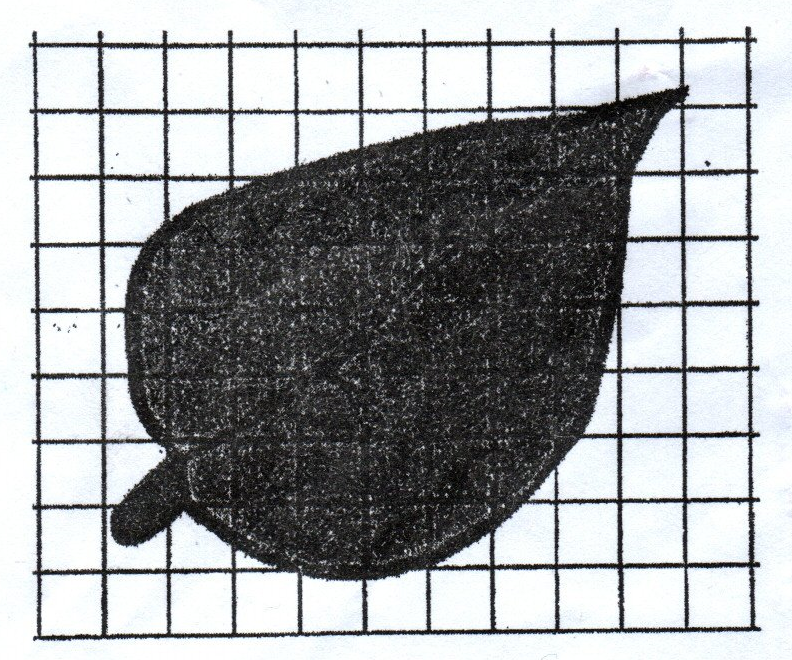
#> input picture vision/leaf.png, 792 x 660 px
$ jupyter execute --allow-errors leaf-area.ipynb
#> lines starting #> are read from the running program, lines starting #| are printed output that depends on the picture; after the words box and inside, x2 and y2 are one past the last pixel; in counts of white or black regions, pixels touching at a corner belong together
# 估算树叶的面积

[cell 1]
import cv2
import numpy as np
from matplotlib import pyplot as plt

[cell 2]
img = cv2.imread('leaf.png')
#> img is the input picture: shape (660, 792, 3); mean B, G, R 163.2, 161.6, 159.1
img.shape
#> Out = (660, 792, 3)

[cell 3]
plt.imshow(img)

[cell 4]
gray = cv2.cvtColor(img, cv2.COLOR_BGR2GRAY)
cv2.normalize(gray, gray, 0, 255, cv2.NORM_MINMAX)
plt.imshow(gray, cmap = 'gray')

[cell 5]
blur = cv2.GaussianBlur(gray, (11, 11), 11)
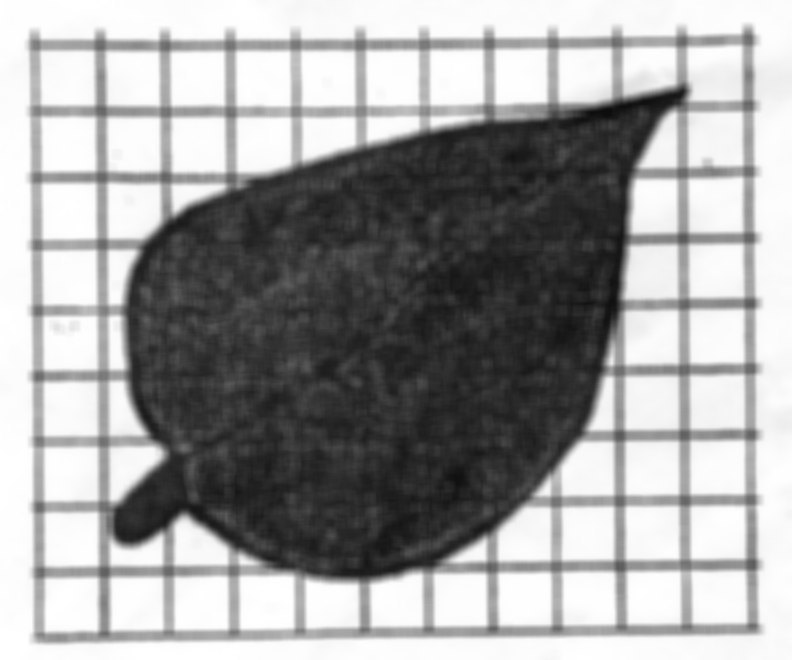
#> blur: shape (660, 792); min 12, max 255, mean 161.1
plt.imshow(blur, cmap = 'gray')

[cell 6]
canny = cv2.Canny(blur, 100, 200, 3)
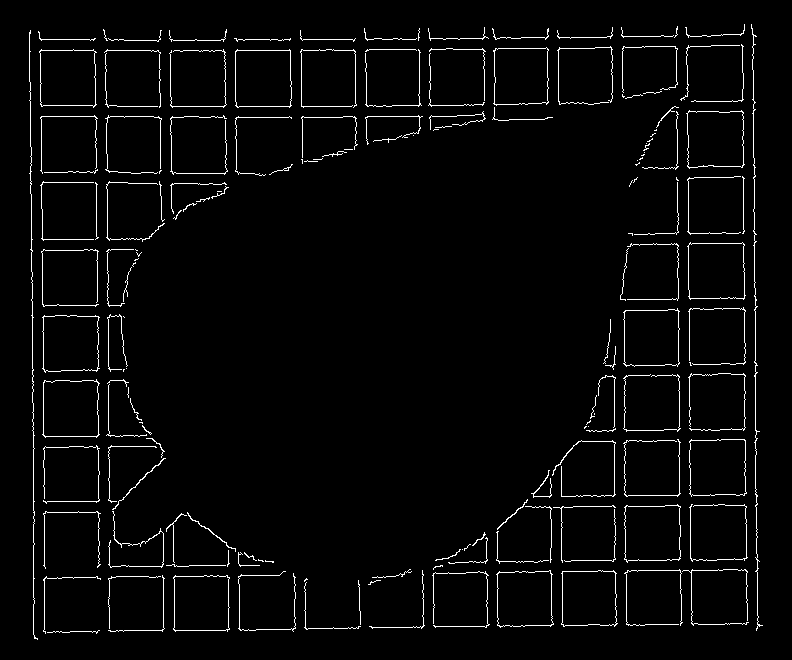
#> canny: shape (660, 792); 3% white in thin lines or dots, all inside (x1, y1, x2, y2) = (29, 24, 763, 640)
plt.imshow(canny, cmap = 'gray') #, interpolation='bicubic')

[cell 7]
ret, bin = cv2.threshold(blur, 200, 240, cv2.THRESH_BINARY)
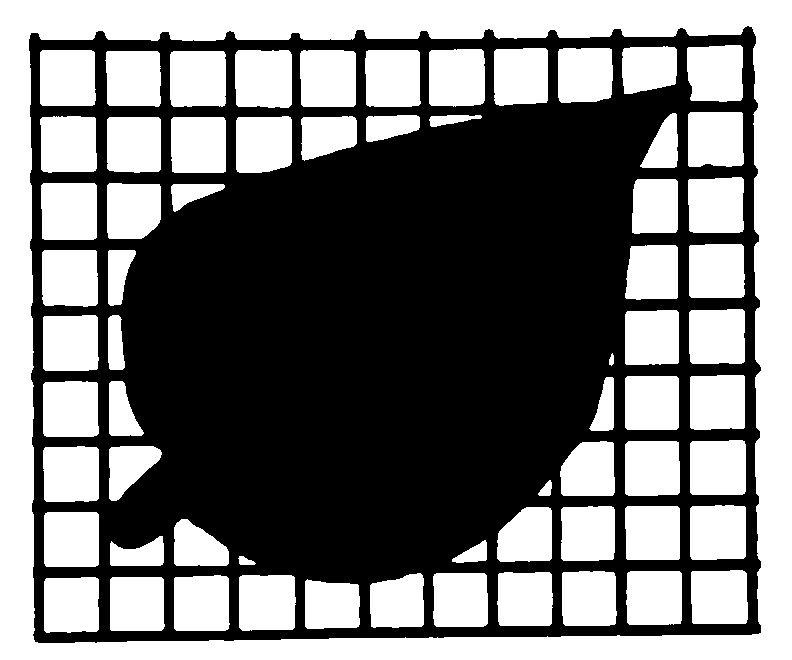
#> bin: shape (660, 792); values 0 (black) and 240 (white), 47.2% white; 66 white regions
plt.imshow(bin, cmap = 'gray') #, interpolation='bicubic')

[cell 8]
#contours, hierarchy = cv2.findContours(edges,cv2.RETR_TREE,cv2.CHAIN_APPROX_SIMPLE)
contours, hierarchy = cv2.findContours(bin,cv2.RETR_LIST,cv2.CHAIN_APPROX_NONE)
#> contours = 67 contours; largest, box (x1, y1, x2, y2) and area: (0, 0, 792, 660) 521269, (28, 25, 762, 644) 436086, (235, 50, 292, 108) 3100, (41, 183, 97, 240) 3041, (300, 50, 356, 107) 3029
contours0 = contours
#> contours0 has the same summary as contours
print(len(contours))
#| 67
imgc = np.zeros_like(img)
cv2.drawContours(imgc, contours, -1, (0,255,0), 3)
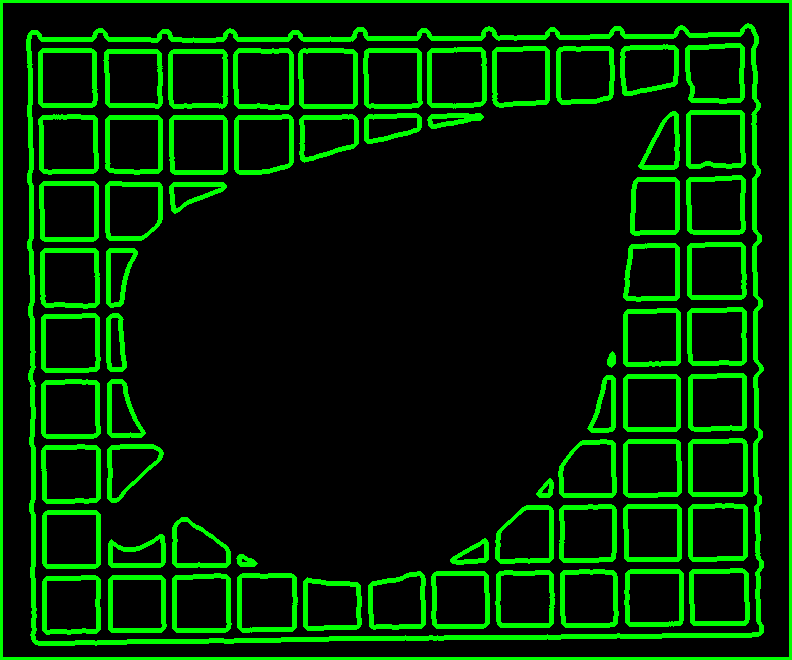
#> imgc: shape (660, 792, 3); mean of channels 0, 1, 2 0, 40, 0; drawn as B, G, R
plt.imshow(imgc, cmap = 'gray')

#> (a cell that did not finish here is left out)

[cell 10]
def cnt_area(cnt):
  area = cv2.contourArea(cnt)
#> area = 2399
  return area

[cell 11]
contours.sort(key = cnt_area, reverse=True)
areas = list(map(cnt_area, contours))
#> areas = 67 values, max 521269 at index 0, min 33.5 at index 66, mean 16570.6
maxarea = areas[5]
#> maxarea = 3023
halfarea = maxarea / 2
#> halfarea = 1511.5
maxarea
#> Out = 3023

[cell 12]
areas
#> Out has the same summary as areas

[cell 13]
bigcells = sum(list(map(lambda x: 1 if x > halfarea else 0, areas)))
#> bigcells = 54
bigcells
#> Out = 54

[cell 14]
leafarea = 11 * 9 - bigcells
#> leafarea = 45
leafarea
#> Out = 45

[cell 15]
plt.figure(figsize=(16,32))
total = 48
ncols = 4
nrows = (total + ncols - 1) // ncols
index = 0
imgt = np.full_like(img, 255)
for i in range(len(contours0)):
    area = cv2.contourArea(contours[i])
    if area < halfarea or area > maxarea * 2:
        continue
    cv2.drawContours(imgt, contours0, i, (0,0,0), 3)
    index += 1
    plt.subplot(nrows, ncols, index)
    plt.imshow(imgt, interpolation='bicubic')
    plt.title(area), plt.xticks([]), plt.yticks([])
    if index == total:
        break
#> this loop made 50 passes
#> area on passes 1 to 12: 521269, 436086.5, 3100.5, 3041, 3029, 3023, 2981.5, 2971.5, 2970.5, 2969.5, 2968, 2957.5
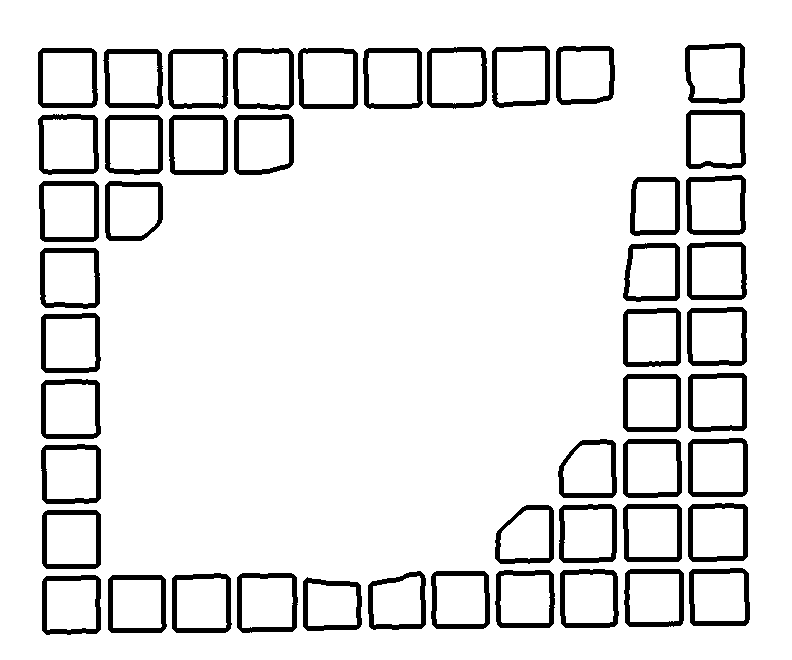
#> imgt: shape (660, 792, 3); 90.6% white; 48 black regions, largest, box (x1, y1, x2, y2) and area: (39, 181, 99, 242) 1067, (233, 48, 294, 110) 1065, (298, 48, 358, 109) 1058
#> after the loop, index = 48

plt.show()
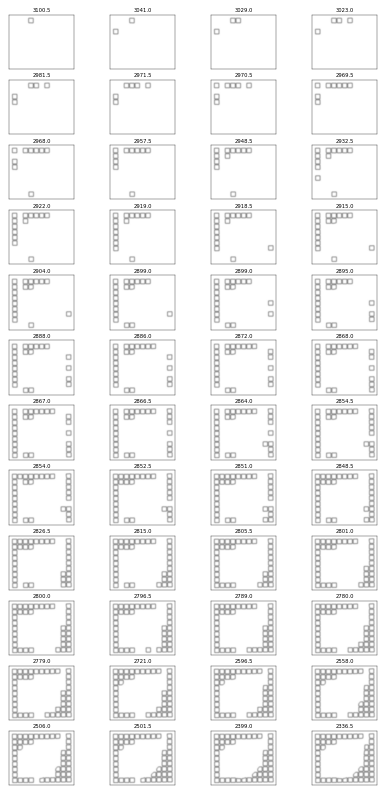
#> figure drawn by matplotlib, 48 panels

### 连通域

[cell 16]
num, labels, stats, centroids = cv2.connectedComponentsWithStats(bin, connectivity=8, ltype=None)
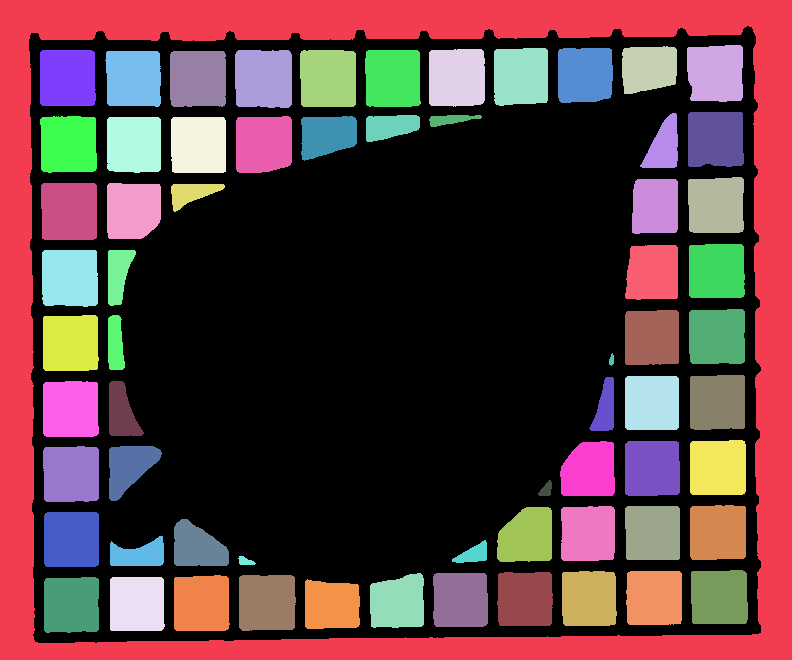
#> labels: shape (660, 792) int32; 67 distinct labels, from 0 to 66; one colour per label, 0 black
#> num = 67; stats = 67 rows, first 6: [29, 26, 732, 617, 275790], [0, 0, 792, 660, 88005], [687, 45, 56, 57, 2972], [622, 46, 55, 48, 2309], [429, 49, 56, 58, 3129], [494, 48, 54, 58, 2991]; centroids = 67 pairs, first value 67.08 to 718.9, second value 67.9 to 604.8

[cell 17]
num
#> Out = 67

[cell 18]
labels

[cell 19]
plt.figure(figsize=(9,6))
plt.imshow(labels, cmap = 'gray', interpolation='bicubic')

[cell 20]
output = np.full_like(img, 255)
for i in range(1, num):
    mask = labels == i
    output[:, :, 0][mask] = np.random.randint(20, 200)
    output[:, :, 1][mask] = np.random.randint(20, 200)
    output[:, :, 2][mask] = np.random.randint(20, 200)
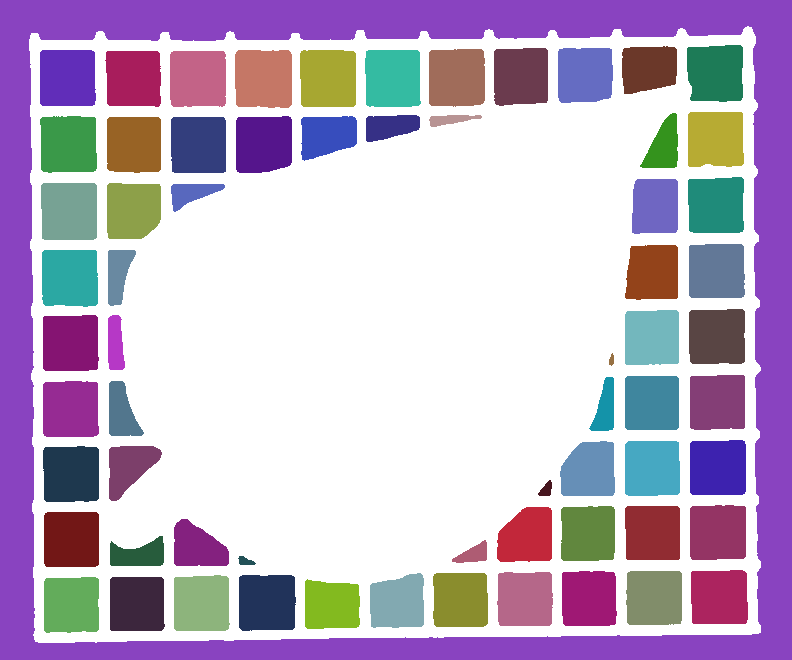
#> output: shape (660, 792, 3); mean of channels 0, 1, 2 200.6, 176.2, 191.7; drawn as B, G, R
plt.figure(figsize=(10, 8))
plt.imshow(output, interpolation='bicubic')

[cell 21]
stats
#> Out has the same summary as stats

[cell 22]
areas = stats.T[4]
#> areas = 67 values, max 275790 at index 0, min 47 at index 35, mean 7801.8
np.median(areas)
#> Out = 2954

[cell 23]
areas.sort()
areas
#> Out = 67 values from 47 to 275790

[cell 24]
output = np.full_like(img, 255)
for i in range(1, num):
    x, y, w, h, area1 = stats[i]
    area = w * h
    if area > 4000 or area < 1800 or w > 70 or h > 70:
        continue
    #print(x, y, w, h, area)
    r = np.random.randint(0, 128)
    g = np.random.randint(0, 128)
    b = np.random.randint(0, 128)
    cv2.rectangle(output,(x,y),(x+w,y+h),(r, g, b),3)
#> this loop made 66 passes
#> (x, y, w, h, area1, area) on passes 1 to 12: (0, 0, 792, 660, 105, 522720), (687, 45, 56, 57, 138, 3192), (622, 46, 55, 48, 382, 2640), (429, 49, 56, 58, 448, 3248), (494, 48, 54, 58, 786, 3132), (558, 48, 55, 55, 831, 3025), (40, 50, 56, 56, 846, 3136), (105, 51, 56, 56, 1070, 3136), (170, 51, 56, 56, 1134, 3136), (235, 50, 57, 58, 1149, 3306), (300, 50, 56, 57, 1281, 3192), (365, 50, 56, 57, 1294, 3192)
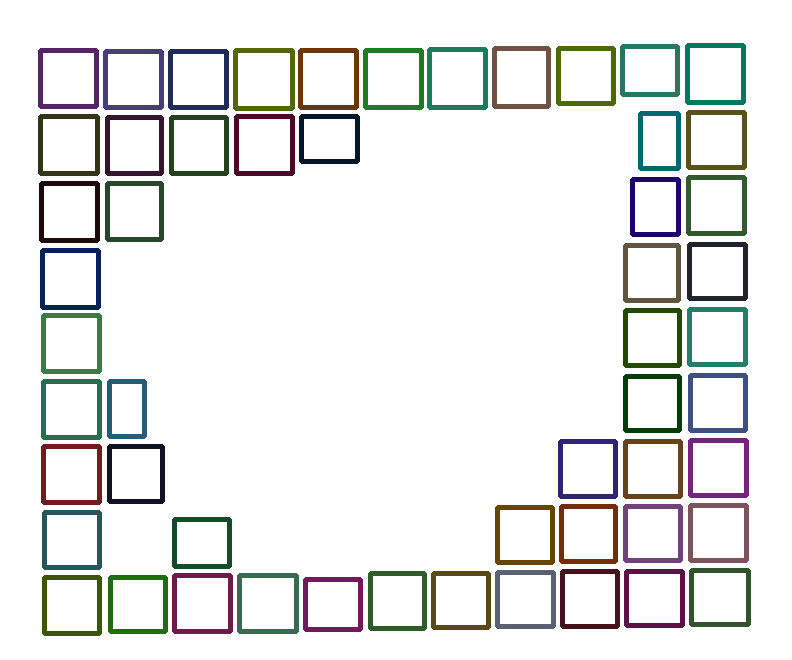
#> output: shape (660, 792, 3); mean of channels 0, 1, 2 233.1, 234.1, 233.2; drawn as B, G, R
plt.figure(figsize=(9,6))
plt.imshow(output, interpolation='bicubic')
